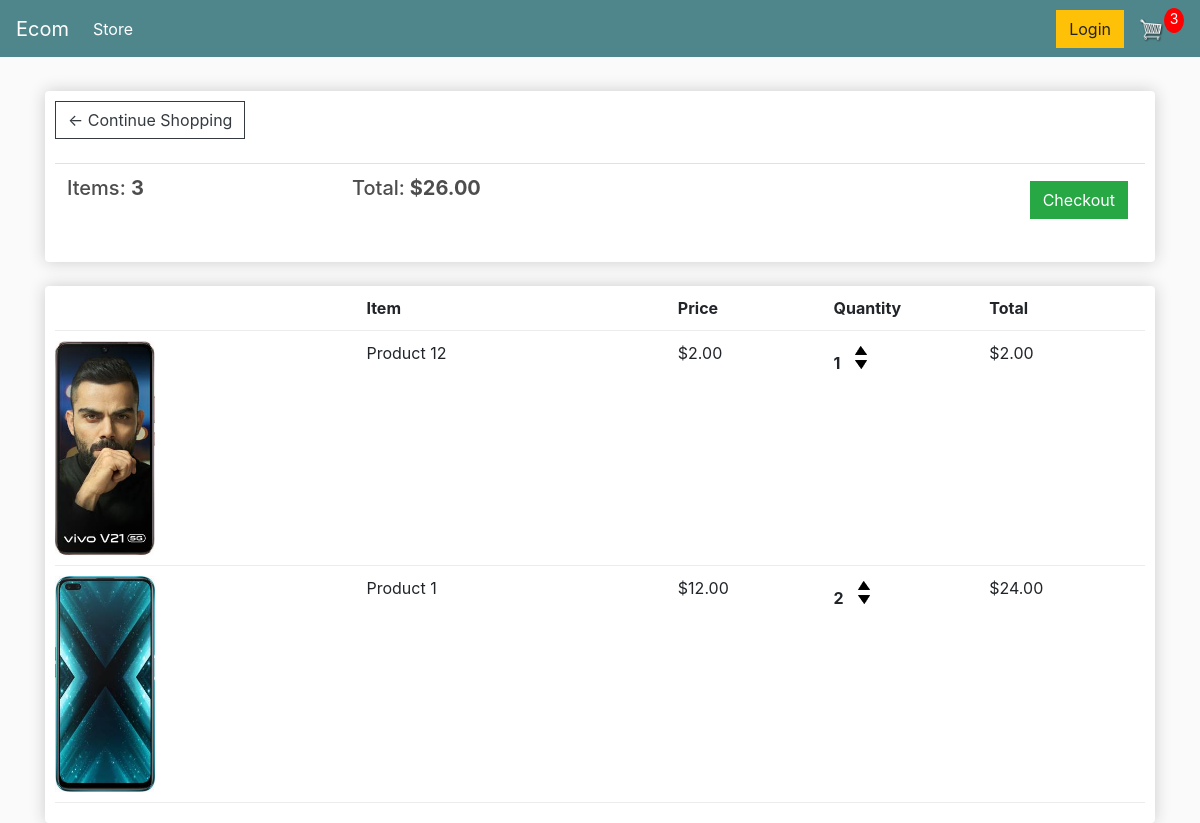
/cart/ (signed in), run on an earlier commit of the app's database.
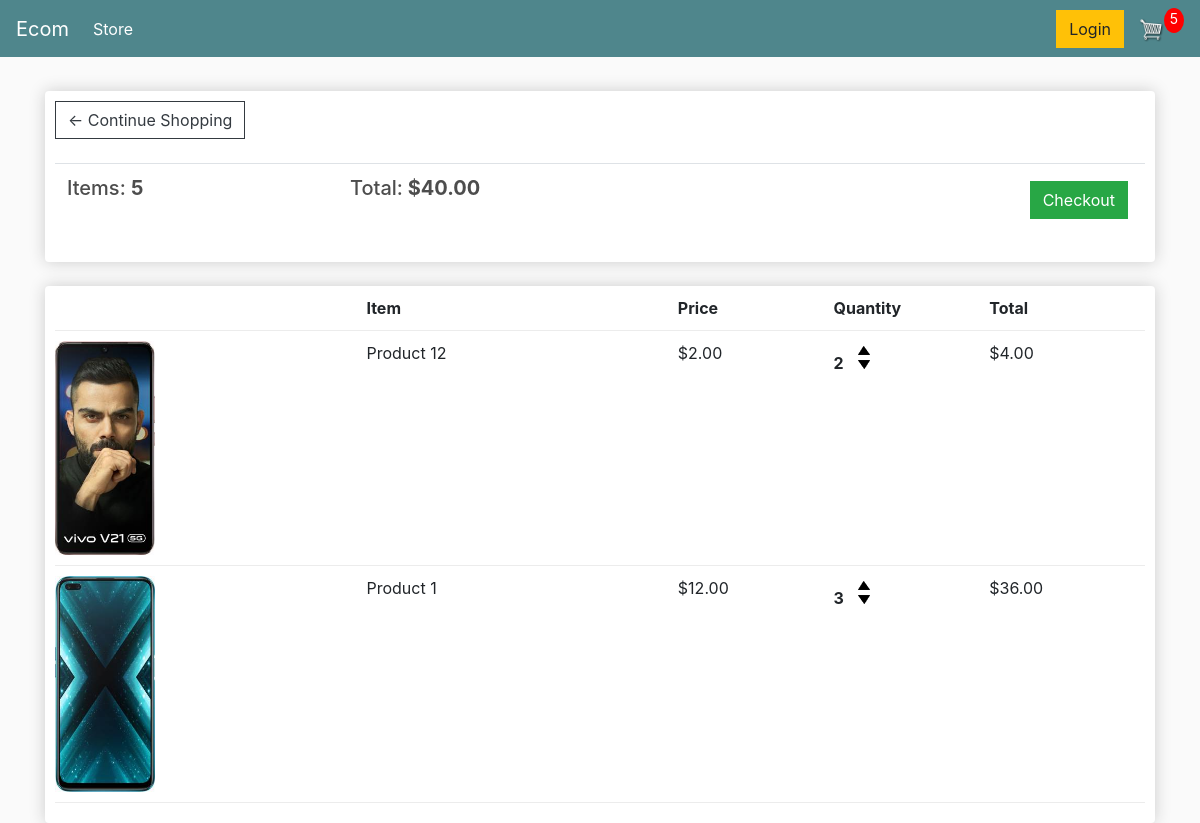
And on a later commit of the database.
### store/models.py (models this page shows, shortened)
class Order(models.Model):
    customer = models.ForeignKey(Customer, on_delete=models.SET_NULL, null=True, blank=True)
    date_ordered = models.DateTimeField(auto_now_add=True)
    complete = models.BooleanField(default=False)
    transction_id = models.CharField(max_length=100, null=True)
    @property
    def get_cart_total(self):
        orderitems = self.orderitem_set.all()
        total = sum([item.get_total for item in orderitems])
        return total
    @property
    def get_cart_items(self):
        orderitems = self.orderitem_set.all()
        total = sum([item.quantity for item in orderitems])
        return total

class OrderItem(models.Model):
    product = models.ForeignKey(Product,on_delete=models.SET_NULL, null=True)
    order = models.ForeignKey(Order, on_delete=models.SET_NULL, null=True)
    quantity = models.IntegerField(default=0, null=True, blank=True)
    date_added = models.DateTimeField(auto_now_add=True)
    @property
    def get_total(self):
        total = self.product.price * self.quantity
        return total

class Product(models.Model):
    name = models.CharField(max_length=200)
    price = models.DecimalField(max_digits=7, decimal_places=2)
    digital = models.BooleanField(default=False, null=True, blank=True)
    image = models.ImageField(null=True, blank=True)
    @property
    def imageURL(self):
        try:
            url = self.image.url
        except:
            url = ''
        return url

### store/views.py (the view)
# urls.py: path('cart/', views.cart, name="cart"),
def cart(request):
    data = cartData(request)
    cartItems = data['cartItems']
    order = data['order']
    items = data['items']
    context = {'items':items, 'order':order, 'cartItems': cartItems}
    return render(request, 'store/cart.html', context)

### store/utils.py (called while the page is built)
def cartData(request):
    if request.user.is_authenticated:
        customer = request.user.customer
        order, created = Order.objects.get_or_create(customer=customer, complete=False)
        items = order.orderitem_set.all()
        cartItems = order.get_cart_items
    else:
       cookieData = cookieCart(request)
       cartItems = cookieData['cartItems']
       order = cookieData['order']
       items = cookieData['items']
    return{'cartItems':cartItems, 'items':items, 'order':order}

### store/templates/store/cart.html
{% extends 'store/main.html' %}
{% load static %}
{% block content %}
	<div class="row">
		<div class="col-lg-12">
			<div class="box-element">
				<a  class="btn btn-outline-dark" href="{% url 'store' %}">&#x2190; Continue Shopping</a>
				<br>
				<br>
				<table class="table">
					<tr>
						<th><h5>Items: <strong>{{ order.get_cart_items }}</strong></h5></th>
						<th><h5>Total:<strong> ${{ order.get_cart_total|floatformat:2 }}</strong></h5></th>
						<th>
							<a  style="float:right; margin:5px;" class="btn btn-success" href="{% url 'checkout' %}">Checkout</a>
						</th>
					</tr>
				</table>
			</div>
			<br>
			<div class="box-element">
				<div class="cart-row">
					<div style="flex:2"></div>
					<div style="flex:2"><strong>Item</strong></div>
					<div style="flex:1"><strong>Price</strong></div>
					<div style="flex:1"><strong>Quantity</strong></div>
					<div style="flex:1"><strong>Total</strong></div>
				</div>
				{% for item in items %}
				<div class="cart-row">
					<div style="flex:2"><img class="row-image" src="{{ item.product.imageURL }}"></div>
					<div style="flex:2"><p>{{ item.product.name }}</p></div>
					<div style="flex:1"><p>${{ item.product.price|floatformat:2 }}</p></div>
					<div style="flex:1">
						<p class="quantity">{{ item.quantity }}</p>
						<div class="quantity">
							<img data-product="{{item.product.id}}" data-action="add" class="chg-quantity update-cart"  src="{% static  'images/arrow-up.png' %}">
							<img data-product="{{item.product.id}}" data-action="remove" class="chg-quantity update-cart" src="{% static  'images/arrow-down.png' %}">
						</div>
					</div>
					<div style="flex:1"><p>${{item.get_total}}</p></div>
				</div>
				{% endfor %}
			</div>
		</div>
	</div>
{% endblock content %}

### store/templates/store/main.html (shortened to what this page needs)
<!DOCTYPE html>
{% load static %}
<html>
<head>
	<link rel="stylesheet" href="https://stackpath.bootstrapcdn.com/bootstrap/4.4.1/css/bootstrap.min.css">
	<link rel="stylesheet" type="text/css" href="{% static 'css/main.css' %}">
</head>
<body>
    <nav class="navbar navbar-expand-lg navbar-dark bg-dark">
        <a class="navbar-brand" href="{% url 'store' %}">Ecom</a>
        <div class="collapse navbar-collapse" id="navbarSupportedContent">
          <ul class="navbar-nav mr-auto">
            <li class="nav-item active">
              <a class="nav-link" href="{% url 'store' %}">Store <span class="sr-only">(current)</span></a>
            </li>
          </ul>
          <div class="form-inline my-2 my-lg-0">
            <a href="#"class="btn btn-warning">Login</a>
            <a href="{% url 'cart' %}">
               <img  id="cart-icon" src="{% static 'images/cart.png' %}">
           </a>
           <p id="cart-total">{{cartItems}}</p>
       </div>
        </div>
      </nav>
     <div class="container">
            <br>
            {% block content %}
            {% endblock content %}
         </div>
</body>
</html>

### static/css/main.css (style rules this page uses)
body { background-color: hsl(0, 0%, 98%); }
h1,h2,h3,h4,h5,h6 { color:hsl(0, 0%, 30%); }
.box-element { box-shadow:hsl(0, 0%, 80%) 0 0 16px; background-color: #fff; border-radius: 4px; padding: 10px; }
.bg-dark { background-color: #4f868c!important; }
#cart-icon { width:25px; display: inline-block; margin-left: 15px; }
#cart-total { display: block; text-align: center; color:#fff; background-color: red; width: 20px; height: 25px; border-radius: 50%; font-size: 14px; }
.col-lg-4, .col-lg-6, .col-lg-8, .col-lg-12 { margin-top: 10px; }
.btn { border-radius: 0; }
.row-image { width: 100px; }
.cart-row { display: flex; align-items: flex-stretch; padding-bottom: 10px; margin-bottom: 10px; border-bottom: 1px solid #ececec; }
.quantity { display: inline-block; font-weight: 700; padding-right:10px; }
.chg-quantity { width: 12px; cursor: pointer; display: block; margin-top: 5px; transition:.1s; }

What changed in the data, as far as the page shows it:
changed through a linked row, Order: get_cart_items "3" → "5"; get_cart_total "26.00" → "40.00"
changed OrderItem "Product 12": quantity "1" → "2"; get_total "2.00" → "4.00"
changed OrderItem "Product 1": quantity "2" → "3"; get_total "24.00" → "36.00"
Also different on the page:
{{ cartItems }}: "3" → "5"
